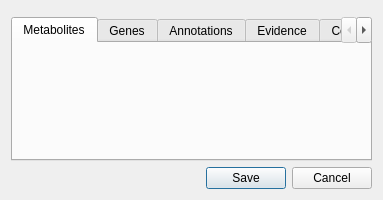
<?xml version="1.0" encoding="UTF-8"?>
<ui version="4.0">
 <class>ReactionEditDialog</class>
 <widget class="QDialog" name="ReactionEditDialog">
  <property name="geometry">
   <rect>
    <x>0</x>
    <y>0</y>
    <width>383</width>
    <height>200</height>
   </rect>
  </property>
  <property name="windowTitle">
   <string>Edit reaction</string>
  </property>
  <layout class="QVBoxLayout" name="verticalLayout">
   <item>
    <widget class="ReactionAttributesDisplayWidget" name="attributeWidget" native="true"/>
   </item>
   <item>
    <widget class="QTabWidget" name="tabWidget">
     <property name="tabShape">
      <enum>QTabWidget::Rounded</enum>
     </property>
     <property name="currentIndex">
      <number>0</number>
     </property>
     <widget class="StoichiometryDisplayWidget" name="metaboliteTab">
      <attribute name="title">
       <string>Metabolites</string>
      </attribute>
      <layout class="QHBoxLayout" name="horizontalLayout_2"/>
     </widget>
     <widget class="GenesDisplayWidget" name="geneTab">
      <attribute name="title">
       <string>Genes</string>
      </attribute>
      <layout class="QVBoxLayout" name="verticalLayout_3"/>
     </widget>
     <widget class="AnnotationDisplayWidget" name="annotationTab">
      <attribute name="title">
       <string>Annotations</string>
      </attribute>
      <layout class="QHBoxLayout" name="horizontalLayout_4"/>
     </widget>
     <widget class="EvidenceDisplayWidget" name="evidenceTab">
      <attribute name="title">
       <string>Evidence</string>
      </attribute>
      <layout class="QHBoxLayout" name="horizontalLayout_5"/>
     </widget>
     <widget class="CommentDisplayWidget" name="commentTab">
      <attribute name="title">
       <string>Comment</string>
      </attribute>
      <layout class="QVBoxLayout" name="verticalLayout_6"/>
     </widget>
    </widget>
   </item>
   <item>
    <widget class="QDialogButtonBox" name="buttonBox">
     <property name="orientation">
      <enum>Qt::Horizontal</enum>
     </property>
     <property name="standardButtons">
      <set>QDialogButtonBox::Cancel|QDialogButtonBox::Save</set>
     </property>
    </widget>
   </item>
  </layout>
 </widget>
 <customwidgets>
  <customwidget>
   <class>AnnotationDisplayWidget</class>
   <extends>QWidget</extends>
   <header>GEMEditor.model.display.base</header>
   <container>1</container>
   <slots>
    <signal>changed()</signal>
    <slot>save_state()</slot>
   </slots>
  </customwidget>
  <customwidget>
   <class>EvidenceDisplayWidget</class>
   <extends>QWidget</extends>
   <header>GEMEditor.model.display.base</header>
   <container>1</container>
  </customwidget>
  <customwidget>
   <class>GenesDisplayWidget</class>
   <extends>QWidget</extends>
   <header>GEMEditor.model.display.reaction</header>
   <container>1</container>
   <slots>
    <signal>changed()</signal>
    <slot>save_state()</slot>
   </slots>
  </customwidget>
  <customwidget>
   <class>StoichiometryDisplayWidget</class>
   <extends>QWidget</extends>
   <header>GEMEditor.model.display.reaction</header>
   <container>1</container>
   <slots>
    <signal>changed()</signal>
    <slot>save_state()</slot>
   </slots>
  </customwidget>
  <customwidget>
   <class>CommentDisplayWidget</class>
   <extends>QWidget</extends>
   <header>GEMEditor.model.display.base</header>
   <container>1</container>
  </customwidget>
  <customwidget>
   <class>ReactionAttributesDisplayWidget</class>
   <extends>QWidget</extends>
   <header>GEMEditor.model.display.reaction</header>
   <container>1</container>
  </customwidget>
 </customwidgets>
 <resources>
  <include location="../../../../icons/icons.qrc"/>
 </resources>
 <connections>
  <connection>
   <sender>buttonBox</sender>
   <signal>accepted()</signal>
   <receiver>ReactionEditDialog</receiver>
   <slot>accept()</slot>
   <hints>
    <hint type="sourcelabel">
     <x>275</x>
     <y>401</y>
    </hint>
    <hint type="destinationlabel">
     <x>157</x>
     <y>274</y>
    </hint>
   </hints>
  </connection>
  <connection>
   <sender>buttonBox</sender>
   <signal>rejected()</signal>
   <receiver>ReactionEditDialog</receiver>
   <slot>reject()</slot>
   <hints>
    <hint type="sourcelabel">
     <x>343</x>
     <y>401</y>
    </hint>
    <hint type="destinationlabel">
     <x>286</x>
     <y>274</y>
    </hint>
   </hints>
  </connection>
 </connections>
 <slots>
  <slot>activate_button()</slot>
  <slot>show_gene_contextmenu(QPoint)</slot>
  <slot>set_range_upper_bound()</slot>
  <slot>set_range_lower_bound()</slot>
  <slot>add_metabolite()</slot>
  <slot>delete_metabolite()</slot>
  <slot>save_state()</slot>
  <slot>save_dialog_geometry()</slot>
 </slots>
</ui>
